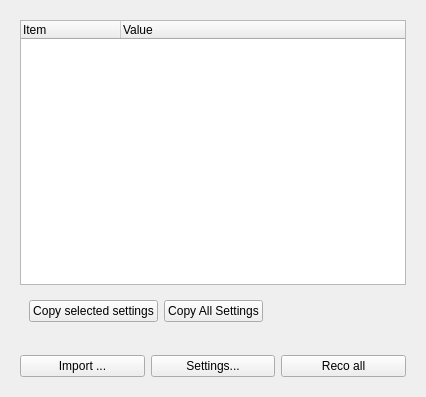
<?xml version="1.0" encoding="UTF-8"?>
<ui version="4.0">
 <class>QueeWidget</class>
 <widget class="QWidget" name="QueeWidget">
  <property name="geometry">
   <rect>
    <x>0</x>
    <y>0</y>
    <width>426</width>
    <height>397</height>
   </rect>
  </property>
  <property name="windowTitle">
   <string>Form</string>
  </property>
  <layout class="QVBoxLayout" name="verticalLayout">
   <item>
    <widget class="QWidget" name="TreePlaceHolder" native="true">
     <layout class="QVBoxLayout" name="verticalLayout_2">
      <item>
       <widget class="QTreeWidget" name="treeWidget">
        <property name="acceptDrops">
         <bool>true</bool>
        </property>
        <column>
         <property name="text">
          <string>Item</string>
         </property>
        </column>
        <column>
         <property name="text">
          <string>Value</string>
         </property>
        </column>
       </widget>
      </item>
      <item>
       <widget class="QWidget" name="widget" native="true">
        <layout class="QHBoxLayout" name="horizontalLayout_2">
         <item>
          <widget class="QPushButton" name="btn_selected_setting">
           <property name="text">
            <string>Copy selected settings</string>
           </property>
          </widget>
         </item>
         <item>
          <widget class="QPushButton" name="btn_copy">
           <property name="text">
            <string>Copy All Settings</string>
           </property>
          </widget>
         </item>
         <item>
          <spacer name="horizontalSpacer">
           <property name="orientation">
            <enum>Qt::Horizontal</enum>
           </property>
           <property name="sizeHint" stdset="0">
            <size>
             <width>40</width>
             <height>20</height>
            </size>
           </property>
          </spacer>
         </item>
        </layout>
       </widget>
      </item>
     </layout>
    </widget>
   </item>
   <item>
    <widget class="QWidget" name="ButtonPlaceHolder" native="true">
     <layout class="QHBoxLayout" name="horizontalLayout">
      <item>
       <widget class="QPushButton" name="btn_import">
        <property name="text">
         <string>Import ...</string>
        </property>
       </widget>
      </item>
      <item>
       <widget class="QPushButton" name="btn_settings">
        <property name="text">
         <string>Settings...</string>
        </property>
       </widget>
      </item>
      <item>
       <widget class="QPushButton" name="btn_reco">
        <property name="text">
         <string>Reco all</string>
        </property>
       </widget>
      </item>
     </layout>
    </widget>
   </item>
  </layout>
 </widget>
 <resources/>
 <connections/>
</ui>
